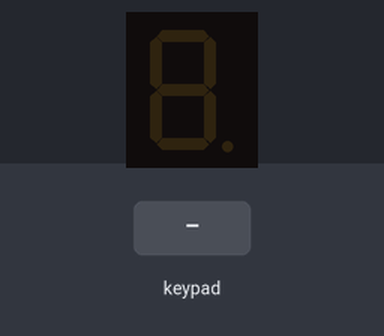
A sketch run on a simulated Arduino Uno, built with avr-gcc and run on an emulated ATmega328P. Parts: 1-digit seven-segment display. The test bench sets the inputs (shaded band).

Above: at 1.2 s.
1.3 s: keypad keys 1 1 1 0 9 8 A pressed 0.4 s apart
At 5.1 s:
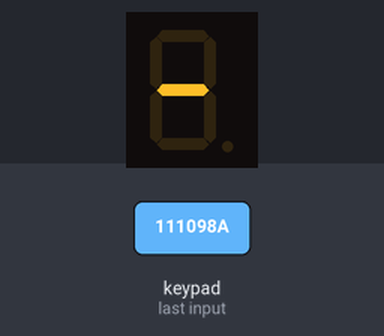
5.6 s: key '7' pressed
At 6.6 s:
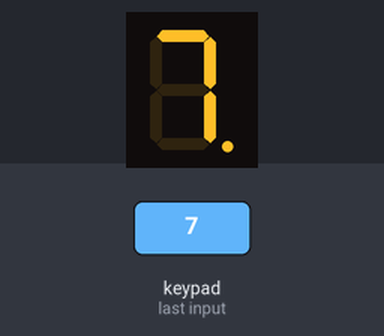
7.1 s: key '4' pressed
At 7.9 s:
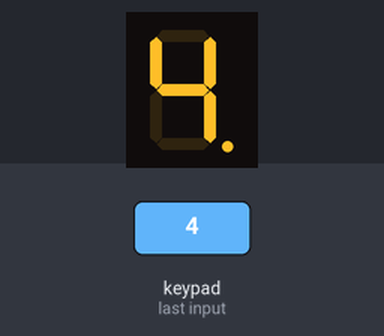
8.6 s: keypad keys 1 5 1 4 1 3 1 2 pressed 0.4 s apart
At 12.5 s:
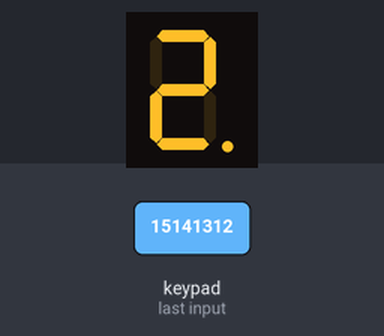
13.3 s: key 'D' pressed
At 13.9 s:
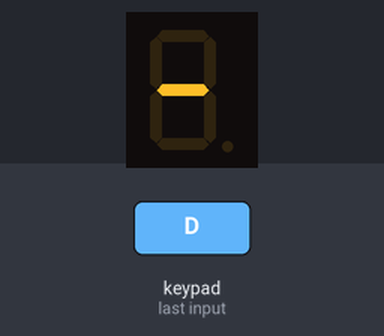
14.8 s: key '9' pressed
At 16.0 s:
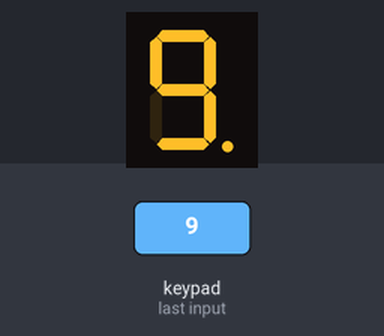
Timing chart, 0 to 17.3 s (numbered marks = the images above; inputs shaded):
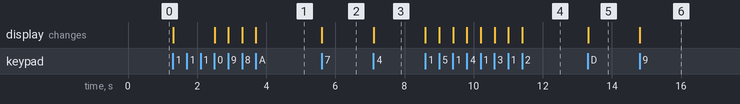

The sketch:

2.ino
```cpp
#include<Keypad.h>
#include<SevSeg.h>
SevSeg sevseg;

const byte ROWS=4;
const byte COLS=4;
char keys[ROWS][COLS]={{'7','8','9','C'},{'4','5','6','D'},{'1','2','3','E'},{'0','A','B','F'}};
byte rowPins[ROWS]={11,10,9,8};
byte colPins[COLS]={15,14,13,12};

Keypad keypad = Keypad(makeKeymap(keys),rowPins,colPins,ROWS,COLS);

void setup() {
  byte numDigits =1;
  byte digitPins[]={17};
  byte segmentPins[]={2,3,4,5,7,6,16};
  sevseg.begin(COMMON_CATHODE,numDigits,digitPins,segmentPins);
  sevseg.setBrightness(70);
  Serial.begin(9600);

}

void loop() {
  char key =keypad.getKey();
  if(key!=NO_KEY){
      sevseg.setNumber(key-'0',0);
  }
  sevseg.refreshDisplay();
}
```

Measured:
- after the input at 1.3 s, the display: first changes at once (image 1 shows a later state)
- after the input at 5.6 s, the display: changes at once (image 2)
- after the input at 7.1 s, the display: changes at once (image 3)
- after the input at 8.6 s, the display: first changes at once (image 4 shows a later state)
- after the input at 13.3 s, the display: changes at once (image 5)
- after the input at 14.8 s, the display: changes at once (image 6)
